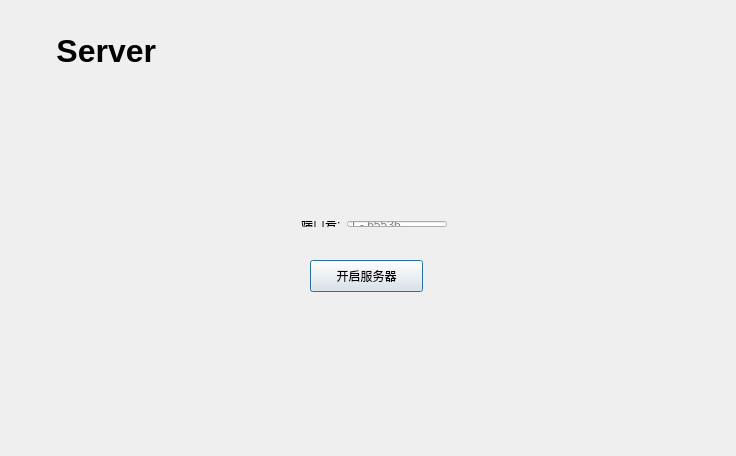
<?xml version="1.0" encoding="UTF-8"?>
<ui version="4.0">
 <class>ServerDialog</class>
 <widget class="QDialog" name="ServerDialog">
  <property name="minimumSize">
   <size>
    <width>736</width>
    <height>430</height>
   </size>
  </property>
  <property name="maximumSize">
   <size>
    <width>736</width>
    <height>456</height>
   </size>
  </property>
  <property name="windowTitle">
   <string>Dialog</string>
  </property>
  <property name="styleSheet">
   <string notr="true">#ServerDialog {background-image: url(:/test.png);}</string>
  </property>
  <widget class="QStackedWidget" name="stackedWidget">
   <property name="geometry">
    <rect>
     <x>20</x>
     <y>80</y>
     <width>712</width>
     <height>351</height>
    </rect>
   </property>
   <property name="currentIndex">
    <number>0</number>
   </property>
   <widget class="QWidget" name="page_1">
    <widget class="QPushButton" name="pushButton_start">
     <property name="geometry">
      <rect>
       <x>290</x>
       <y>180</y>
       <width>113</width>
       <height>32</height>
      </rect>
     </property>
     <property name="text">
      <string>开启服务器</string>
     </property>
    </widget>
    <widget class="QWidget" name="layoutWidget">
     <property name="geometry">
      <rect>
       <x>270</x>
       <y>130</y>
       <width>168</width>
       <height>28</height>
      </rect>
     </property>
     <layout class="QHBoxLayout" name="horizontalLayout">
      <item>
       <widget class="QLabel" name="label_Port">
        <property name="text">
         <string>端口号:</string>
        </property>
       </widget>
      </item>
      <item>
       <widget class="QLineEdit" name="lineedit_port">
        <property name="inputMask">
         <string/>
        </property>
        <property name="placeholderText">
         <string>1 - 65536</string>
        </property>
       </widget>
      </item>
     </layout>
    </widget>
   </widget>
   <widget class="QWidget" name="page_2">
    <widget class="QLabel" name="label_OnlineUser">
     <property name="geometry">
      <rect>
       <x>40</x>
       <y>20</y>
       <width>91</width>
       <height>21</height>
      </rect>
     </property>
     <property name="text">
      <string>在线用户:</string>
     </property>
    </widget>
    <widget class="QLabel" name="label_IPAddr">
     <property name="geometry">
      <rect>
       <x>300</x>
       <y>20</y>
       <width>151</width>
       <height>20</height>
      </rect>
     </property>
     <property name="text">
      <string>当前本地服务器IP:</string>
     </property>
    </widget>
    <widget class="QLineEdit" name="lineEdit_IPAddr">
     <property name="geometry">
      <rect>
       <x>460</x>
       <y>20</y>
       <width>113</width>
       <height>21</height>
      </rect>
     </property>
     <property name="font">
      <font>
       <weight>75</weight>
       <bold>true</bold>
      </font>
     </property>
     <property name="text">
      <string/>
     </property>
     <property name="readOnly">
      <bool>true</bool>
     </property>
    </widget>
    <widget class="QLabel" name="label_Port_2">
     <property name="geometry">
      <rect>
       <x>580</x>
       <y>20</y>
       <width>41</width>
       <height>16</height>
      </rect>
     </property>
     <property name="text">
      <string>端口:</string>
     </property>
    </widget>
    <widget class="QLineEdit" name="lineEdit_Display_Port">
     <property name="geometry">
      <rect>
       <x>620</x>
       <y>20</y>
       <width>61</width>
       <height>21</height>
      </rect>
     </property>
     <property name="font">
      <font>
       <weight>75</weight>
       <bold>true</bold>
      </font>
     </property>
     <property name="text">
      <string/>
     </property>
     <property name="readOnly">
      <bool>true</bool>
     </property>
    </widget>
    <widget class="QWidget" name="layoutWidget">
     <property name="geometry">
      <rect>
       <x>20</x>
       <y>56</y>
       <width>661</width>
       <height>301</height>
      </rect>
     </property>
     <layout class="QHBoxLayout" name="horizontalLayout_2">
      <item>
       <layout class="QVBoxLayout" name="verticalLayout">
        <item>
         <widget class="QPushButton" name="pushButton_Kick">
          <property name="text">
           <string>踢出</string>
          </property>
         </widget>
        </item>
        <item>
         <widget class="QPushButton" name="pushButton_Quit">
          <property name="text">
           <string>退出</string>
          </property>
         </widget>
        </item>
       </layout>
      </item>
      <item>
       <widget class="QListWidget" name="listWidget_OnlineUser"/>
      </item>
      <item>
       <widget class="QTextEdit" name="textEdit_ServerLog">
        <property name="focusPolicy">
         <enum>Qt::NoFocus</enum>
        </property>
        <property name="readOnly">
         <bool>true</bool>
        </property>
       </widget>
      </item>
     </layout>
    </widget>
   </widget>
  </widget>
  <widget class="QLabel" name="label_Server">
   <property name="geometry">
    <rect>
     <x>12</x>
     <y>36</y>
     <width>151</width>
     <height>29</height>
    </rect>
   </property>
   <property name="font">
    <font>
     <pointsize>24</pointsize>
     <weight>75</weight>
     <bold>true</bold>
    </font>
   </property>
   <property name="text">
    <string>     Server</string>
   </property>
  </widget>
 </widget>
 <layoutdefault spacing="6" margin="11"/>
 <resources/>
 <connections/>
</ui>
